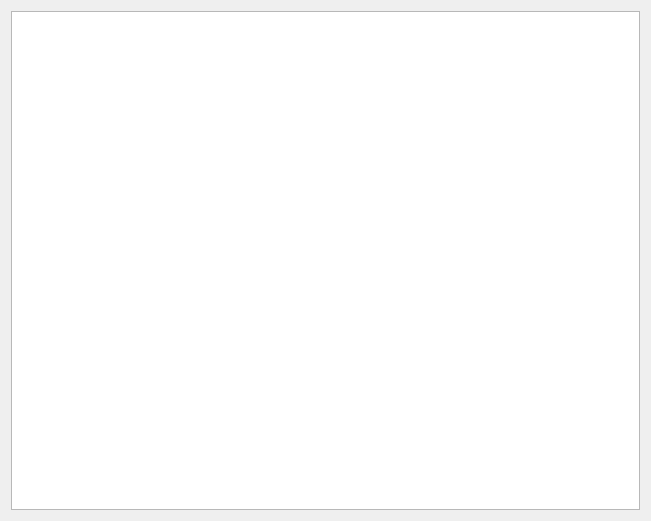
<?xml version="1.0" encoding="UTF-8"?>
<ui version="4.0">
 <class>WidgetChartsCoeffModelSelect</class>
 <widget class="QWidget" name="WidgetChartsCoeffModelSelect">
  <property name="geometry">
   <rect>
    <x>0</x>
    <y>0</y>
    <width>651</width>
    <height>521</height>
   </rect>
  </property>
  <property name="windowTitle">
   <string>Form</string>
  </property>
  <layout class="QGridLayout" name="gLayout">
   <item row="0" column="0">
    <widget class="QTableWidget" name="tWidgetChart">
     <property name="selectionMode">
      <enum>QAbstractItemView::NoSelection</enum>
     </property>
     <property name="showGrid">
      <bool>false</bool>
     </property>
     <property name="gridStyle">
      <enum>Qt::NoPen</enum>
     </property>
     <property name="columnCount">
      <number>3</number>
     </property>
     <attribute name="horizontalHeaderVisible">
      <bool>false</bool>
     </attribute>
     <attribute name="horizontalHeaderStretchLastSection">
      <bool>true</bool>
     </attribute>
     <attribute name="verticalHeaderVisible">
      <bool>false</bool>
     </attribute>
     <attribute name="verticalHeaderStretchLastSection">
      <bool>true</bool>
     </attribute>
     <column/>
     <column/>
     <column/>
    </widget>
   </item>
  </layout>
 </widget>
 <resources/>
 <connections/>
</ui>
